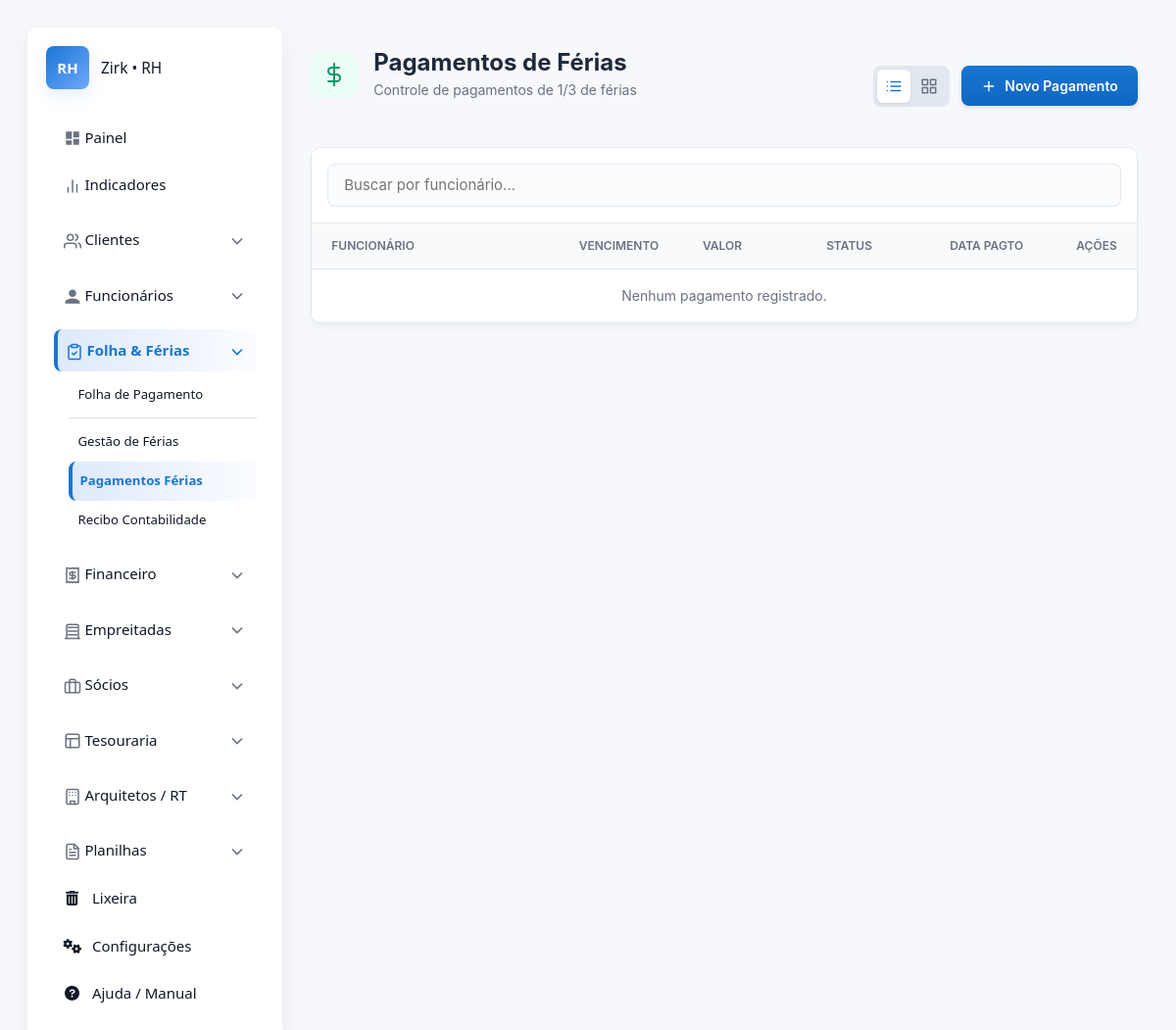
The app's page /ferias/pagamentos/ (signed in), older data.
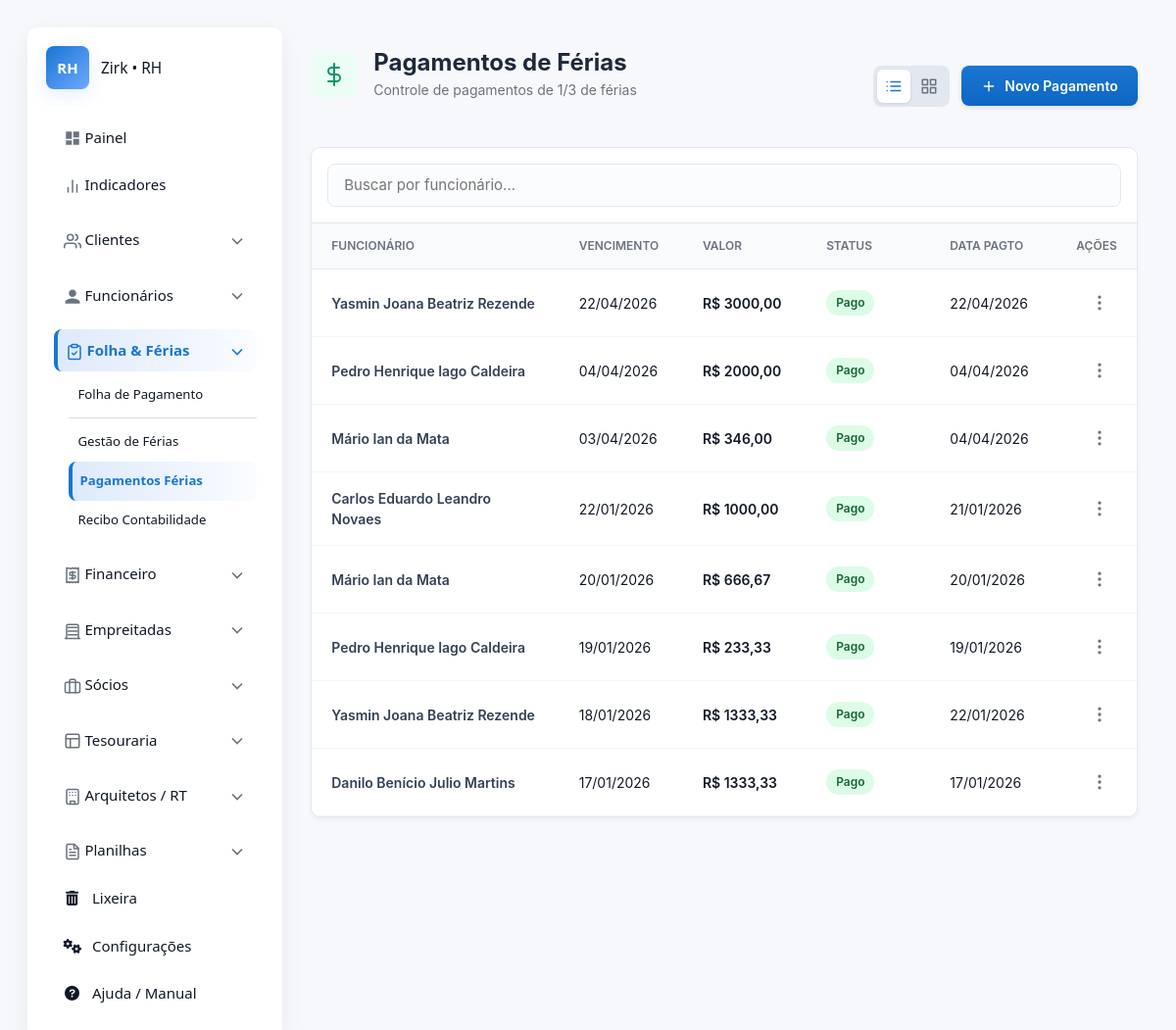
The same page, newer data.
### apps/ferias/models.py (models this page shows, shortened)
class PagamentoFerias(SoftDeleteMixin):
    funcionario = models.ForeignKey(Funcionario, on_delete=models.CASCADE, related_name='pagamentos_ferias')
    vencimento = models.DateField(verbose_name="Data de Vencimento")
    valor_a_pagar = models.DecimalField(max_digits=10, decimal_places=2, blank=True, null=True)
    data_pagamento = models.DateField(blank=True, null=True, verbose_name="Data do Pagamento")
    STATUS_CHOICES = (('Pendente', 'Pendente'), ('Pago', 'Pago'))
    status = models.CharField(max_length=20, choices=STATUS_CHOICES, default='Pendente', blank=True)
    observacoes = models.TextField(blank=True, null=True)
    criado_em = models.DateTimeField(auto_now_add=True)
    atualizado_em = models.DateTimeField(auto_now=True)

### apps/funcionarios/models.py (models this page shows)
class Funcionario(SoftDeleteMixin):
    nome = models.CharField(max_length=200)
    data_nascimento = models.DateField(null=True, blank=True)
    natural_de = models.CharField(max_length=100, blank=True, null=True)
    sexo = models.CharField(
        max_length=1,
        choices=Sexo.choices,
        default=Sexo.OUTRO)
    grau_instrucao = models.IntegerField(choices=GrauInstrucao.choices, null=True, blank=True)
    estado_civil = models.CharField(max_length=3, choices=EstadoCivil.choices, blank=True, null=True)
    conjuge = models.CharField(max_length=200, blank=True, null=True)
    nome_pai = models.CharField(max_length=200, blank=True, null=True)
    nome_mae = models.CharField(max_length=200, blank=True, null=True)
    numero_filhos = models.PositiveIntegerField(default=0)
    def __str__(self):
        return self.nome

### apps/ferias/views.py (the view)
# urls.py: path('pagamentos/', views.listar_pagamentos, name='listar_pagamentos'),
@login_required
def listar_pagamentos(request):
    pagamentos = (
        PagamentoFerias.objects
        .select_related("funcionario")
        .order_by("-vencimento")
    )
    form_pagamento = PagamentoFeriasForm()
    return render(request, "core/ferias/listar_pagamentos.html", {
        "pagamentos": pagamentos,
        "form_pagamento": form_pagamento
    })

### templates/core/ferias/listar_pagamentos.html (shortened to what this page needs)
{% extends "core/base.html" %}
{% load static %}
{% block content %}
<div class="rh-container">
    <div class="top-section">
        <div class="page-header">
            <div class="header-icon">
                <svg xmlns="http://www.w3.org/2000/svg" width="24" height="24" viewBox="0 0 24 24" fill="none" stroke="currentColor" stroke-width="2" stroke-linecap="round" stroke-linejoin="round"><line x1="12" y1="1" x2="12" y2="23"/><path d="M17 5H9.5a3.5 3.5 0 0 0 0 7h5a3.5 3.5 0 0 1 0 7H6"/></svg>
            </div>
            <div class="header-content">
                <h1>Pagamentos de Férias</h1>
                <p>Controle de pagamentos de 1/3 de férias</p>
            </div>
        </div>
        <div class="top-actions">
            <div class="view-switcher">
                <button class="view-btn active" id="btnList" onclick="switchView('list')" title="Visualização em Lista">
                </button>
                <button class="view-btn" id="btnGrid" onclick="switchView('grid')" title="Visualização em Grade">
                </button>
            </div>
            <button onclick="openModal('modalLancamento')" class="rh-btn-primary">
                <svg xmlns="http://www.w3.org/2000/svg" width="16" height="16" viewBox="0 0 24 24" fill="none" stroke="currentColor" stroke-width="2" stroke-linecap="round" stroke-linejoin="round"><path d="M12 5v14"/><path d="M5 12h14"/></svg>
                Novo Pagamento
            </button>
        </div>
    </div>
    <div class="list-panel">
        <div class="toolbar">
            <input id="searchPayments" class="rh-search input" type="search" placeholder="Buscar por funcionário..." onkeyup="filterPayments()" style="width: 100%; padding: 10px 16px; border-radius: 8px; border: 1px solid var(--border);">
        </div>
        <div id="listView" class="table-responsive">
            <table class="rh-table">
                <thead>
                    <tr>
                        <th width="30%">Funcionário</th>
                        <th width="15%">Vencimento</th>
                        <th width="15%">Valor</th>
                        <th width="15%">Status</th>
                        <th width="15%">Data Pagto</th>
                        <th width="10%" style="text-align: right;">Ações</th>
                    </tr>
                </thead>
                <tbody id="tableBody">
                    {% for p in pagamentos %}
                    <tr class="search-item" data-name="{{ p.funcionario.nome|lower }}">
                        <td class="col-name" style="font-weight: 600; color: #334155;">{{ p.funcionario.nome }}</td>
                        <td>{{ p.vencimento|date:"d/m/Y" }}</td>
                        <td style="font-weight: 600;">
                            {% if p.valor_a_pagar %}
                                R$ {{ p.valor_a_pagar }}
                            {% else %}
                                <span style="color: #94a3b8; font-size: 12px; font-style: italic;">(Calcular)</span>
                            {% endif %}
                        </td>
                        <td>
                            {% if p.data_pagamento %}
                                <span class="status-badge status-paid">Pago</span>
                            {% else %}
                                <span class="status-badge status-pending">Pendente</span>
                            {% endif %}
                        </td>
                        <td>
                            {{ p.data_pagamento|date:"d/m/Y"|default:"-" }}
                        </td>
                        <td style="text-align: right;">
                            <div class="action-menu">
                                <button class="dots-btn" onclick="toggleMenu('menu-{{ p.pk }}')">
                                    <svg xmlns="http://www.w3.org/2000/svg" width="20" height="20" viewBox="0 0 24 24" fill="none" stroke="currentColor" stroke-width="2" stroke-linecap="round" stroke-linejoin="round"><circle cx="12" cy="12" r="1"/><circle cx="12" cy="5" r="1"/><circle cx="12" cy="19" r="1"/></svg>
                                </button>
                            </div>
                        </td>
                    </tr>
                    {% empty %}
                    <tr>
                        <td colspan="6" class="empty-msg">Nenhum pagamento registrado.</td>
                    </tr>
                    {% endfor %}
                </tbody>
            </table>
        </div>
    </div>
</div>
{% endblock %}

Row changes from the older to the newer data that the page shows:
added PagamentoFerias: funcionario.nome "Yasmin Joana Beatriz Rezende", vencimento "22/04/2026", valor_a_pagar "3000,00", shows "Pago", data_pagamento "22/04/2026"
added PagamentoFerias: funcionario.nome "Pedro Henrique Iago Caldeira", vencimento "04/04/2026", valor_a_pagar "2000,00", shows "Pago", data_pagamento "04/04/2026"
added PagamentoFerias: funcionario.nome "Mário Ian da Mata", vencimento "03/04/2026", valor_a_pagar "346,00", shows "Pago", data_pagamento "04/04/2026"
added PagamentoFerias: funcionario.nome "Carlos Eduardo Leandro Novaes", vencimento "22/01/2026", valor_a_pagar "1000,00", shows "Pago", data_pagamento "21/01/2026"
added PagamentoFerias: funcionario.nome "Mário Ian da Mata", vencimento "20/01/2026", valor_a_pagar "666,67", shows "Pago", data_pagamento "20/01/2026"
added PagamentoFerias: funcionario.nome "Pedro Henrique Iago Caldeira", vencimento "19/01/2026", valor_a_pagar "233,33", shows "Pago", data_pagamento "19/01/2026"
added PagamentoFerias: funcionario.nome "Yasmin Joana Beatriz Rezende", vencimento "18/01/2026", valor_a_pagar "1333,33", shows "Pago", data_pagamento "22/01/2026"
added PagamentoFerias: funcionario.nome "Danilo Benício Julio Martins", vencimento "17/01/2026", valor_a_pagar "1333,33", shows "Pago", data_pagamento "17/01/2026"
Text that changed along with them:
text no longer shown: "Nenhum pagamento registrado."
